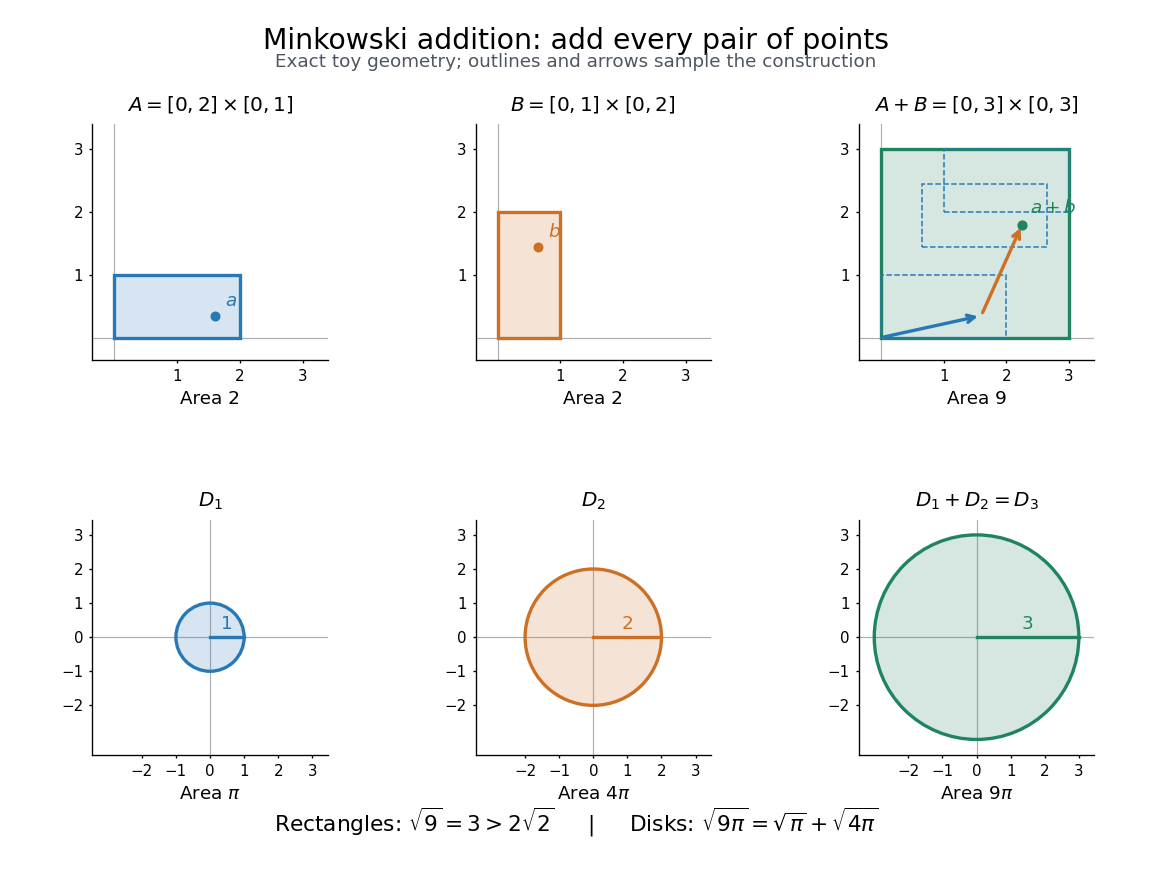

Source code (Python):
"""Exact toy Minkowski sums; write the matching opaque PNG to the CWD.

Run from _media with MPLCONFIGDIR=/tmp/codex-wiki-matplotlib.
Tested with Python 3.14.4, Matplotlib 3.10.7 and NumPy 2.3.5.
"""

from pathlib import Path

import matplotlib

matplotlib.use("Agg")
import matplotlib.pyplot as plt
from matplotlib.patches import Circle, Rectangle


BLUE = "#2878b5"
ORANGE = "#cc7026"
GREEN = "#20845e"


def axes_style(ax, limit):
    ax.set_aspect("equal")
    ax.set_xlim(*limit)
    ax.set_ylim(*limit)
    ax.axhline(0, color="#a7afb5", lw=0.7, zorder=0)
    ax.axvline(0, color="#a7afb5", lw=0.7, zorder=0)
    ax.set_xticks(range(int(limit[0]) + 1, int(limit[1]) + 1))
    ax.set_yticks(range(int(limit[0]) + 1, int(limit[1]) + 1))
    ax.tick_params(labelsize=9, length=2)
    ax.spines[["top", "right"]].set_visible(False)


def main():
    plt.rcParams.update({"font.family": "DejaVu Sans", "font.size": 11})
    fig, axs = plt.subplots(2, 3, figsize=(9.6, 7.4), dpi=120)
    fig.patch.set_facecolor("white")
    fig.subplots_adjust(left=0.06, right=0.97, top=0.86, bottom=0.15,
                        wspace=0.36, hspace=0.68)
    fig.suptitle("Minkowski addition: add every pair of points", fontsize=17, y=0.97)
    fig.text(0.5, 0.925, "Exact toy geometry; outlines and arrows sample the construction",
             ha="center", color="#4d5660", fontsize=11)
    rect_specs = [(2, 1, BLUE, r"$A=[0,2]\times[0,1]$", "Area 2"),
                  (1, 2, ORANGE, r"$B=[0,1]\times[0,2]$", "Area 2"),
                  (3, 3, GREEN, r"$A+B=[0,3]\times[0,3]$", "Area 9")]
    for ax, (w, h, color, title, caption) in zip(axs[0], rect_specs):
        axes_style(ax, (-0.35, 3.4))
        ax.add_patch(Rectangle((0, 0), w, h, facecolor=color + "30",
                               edgecolor=color, lw=2))
        ax.set_title(title, fontsize=12, pad=8)
        ax.text(0.5, -0.19, caption, transform=ax.transAxes, ha="center")
    a, b = (1.6, 0.35), (0.65, 1.45)
    for ax, point, label, color in [(axs[0, 0], a, "$a$", BLUE),
                                   (axs[0, 1], b, "$b$", ORANGE)]:
        ax.scatter(*point, s=25, color=color, zorder=4)
        ax.annotate(label, point, xytext=(6, 6), textcoords="offset points", color=color)
    sum_ax = axs[0, 2]
    for shift in [(0, 0), b, (1, 2)]:
        sum_ax.add_patch(Rectangle(shift, 2, 1, fill=False, edgecolor=BLUE,
                                  ls="--", lw=0.9))
    total = (a[0] + b[0], a[1] + b[1])
    for start, end, color in [((0, 0), a, BLUE), (a, total, ORANGE)]:
        sum_ax.annotate("", end, xytext=start,
                        arrowprops={"arrowstyle": "->", "lw": 2, "color": color})
    sum_ax.scatter(*total, color=GREEN, s=26, zorder=5)
    sum_ax.annotate("$a+b$", total, xytext=(5, 7), textcoords="offset points", color=GREEN)
    disk_specs = [(1, BLUE, "$D_1$", r"Area $\pi$"),
                  (2, ORANGE, "$D_2$", r"Area $4\pi$"),
                  (3, GREEN, "$D_1+D_2=D_3$", r"Area $9\pi$")]
    for ax, (radius, color, title, caption) in zip(axs[1], disk_specs):
        axes_style(ax, (-3.45, 3.45))
        ax.add_patch(Circle((0, 0), radius, facecolor=color + "30",
                            edgecolor=color, lw=2))
        ax.plot([0, radius], [0, 0], color=color, lw=2)
        ax.text(radius / 2, 0.23, str(radius), ha="center", color=color)
        ax.set_title(title, fontsize=12, pad=8)
        ax.text(0.5, -0.19, caption, transform=ax.transAxes, ha="center")
    fig.text(0.5, 0.064, r"Rectangles: $\sqrt{9}=3>2\sqrt{2}$     |     "
             r"Disks: $\sqrt{9\pi}=\sqrt{\pi}+\sqrt{4\pi}$", ha="center", fontsize=13)
    fig.savefig(Path.cwd() / (Path(__file__).stem + ".png"), facecolor="white",
                transparent=False)
    plt.close(fig)


if __name__ == "__main__":
    main()
